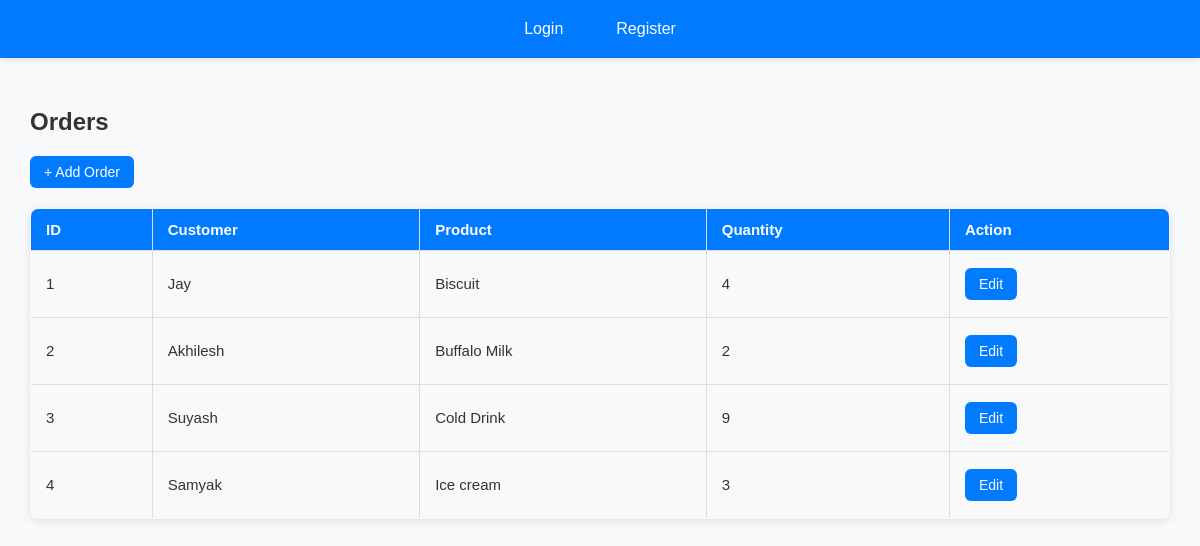
Page /admin/orders/ on the committed database.
### app/admin/orders/models.py (models this page shows)
class Order(db.Model):
    id = db.Column(db.Integer, primary_key=True)
    customer_id = db.Column(db.Integer, db.ForeignKey("customer.id"), nullable=False)
    product_id = db.Column(db.Integer, db.ForeignKey("product.id"), nullable=False)
    quantity = db.Column(db.Integer, default=1)
    customer = db.relationship('Customer', backref=db.backref('orders', lazy=True))
    product = db.relationship('Product', backref=db.backref('orders', lazy=True))

### app/admin/customers/models.py (models this page shows)
class Customer(db.Model):
    id = db.Column(db.Integer, primary_key=True)
    name = db.Column(db.String(150), nullable=False)
    email = db.Column(db.String(120), unique=True, nullable=False)
    password = db.Column(db.String(200), nullable=False)

### app/admin/products/models.py (models this page shows)
class Product(db.Model):
    id = db.Column(db.Integer, primary_key=True)
    name = db.Column(db.String(150), nullable=False)
    price = db.Column(db.Float, nullable=False)
    stock = db.Column(db.Integer, default=0)

### app/admin/orders/routes.py (the view)
@orders_bp.route("/")
def manage_orders():
    orders = Order.query.all()
    return render_template("manage_order.html", orders=orders)

### app/admin/orders/templates/manage_order.html (shortened to what this page needs)
{% extends "base.html" %}
{% block content %}
<h2 class="page-title">Orders</h2>
<a href="{{ url_for('orders.add_order') }}" class="btn">+ Add Order</a>
<table class="styled-table">
    <thead>
        <tr>
            <th>ID</th>
            <th>Customer</th>
            <th>Product</th>
            <th>Quantity</th>
            <th>Action</th>
        </tr>
    </thead>
    <tbody>
        {% for order in orders %}
        <tr>
            <td>{{ order.id }}</td>
            <td>{{ order.customer.name }}</td>
            <td>{{ order.product.name }}</td>
            <td>{{ order.quantity }}</td>
            <td>
                <a href="{{ url_for('orders.edit_order', id=order.id) }}" class="btn btn-edit">Edit</a>
            </td>
        </tr>
        {% endfor %}
    </tbody>
</table>
{% endblock %}

### app/templates/base.html (shortened to what this page needs)
<!doctype html>
<html lang="en">
<head>
    <link rel="stylesheet" href="{{ url_for('static', filename='css/style.css') }}">
</head>
<body>
    <header>
        <nav>
            {% if current_user.is_authenticated %}
                <a href="{{ url_for('customers.manage_customers') }}">👥 Customers</a>
                <a href="{{ url_for('products.manage_products') }}">📦 Products</a>
                <a href="{{ url_for('orders.manage_orders') }}">🧾 Orders</a>
                <a href="{{ url_for('logout') }}" style="margin-left:20px; background:#dc3545;">Logout</a>
            {% else %}
                <a href="{{ url_for('login') }}">Login</a>
                <a href="{{ url_for('register') }}">Register</a>
            {% endif %}
        </nav>
    </header>
    <main>
        {% block content %}{% endblock %}
    </main>
</body>
</html>

### app/static/style.css (style rules this page uses)
body { font-family: Arial, sans-serif; margin: 20px; }
table { border-collapse: collapse; }
table, th, td { border: 1px solid black; padding: 5px; }
a { text-decoration: none; color: blue; }

### app/templates/base.html (style rules this page uses)
body { margin: 0; font-family: Arial, sans-serif; background: #f8f9fa; color: #333; }
header { background: #007bff; padding: 12px 20px; box-shadow: 0 2px 6px rgba(0,0,0,0.1); }
nav { display: flex; justify-content: center; gap: 25px; }
nav a { color: white; text-decoration: none; font-weight: 500; padding: 8px 14px; border-radius: 6px; transition: background 0.3s ease; }
main { padding: 30px; }

### app/admin/orders/templates/manage_order.html (style rules this page uses)
.page-title { font-size: 24px; margin-bottom: 15px; color: #333; }
.btn { display: inline-block; padding: 8px 14px; margin: 5px 0; font-size: 14px; text-decoration: none; border-radius: 6px; background: #007bff; color: white; transition: background 0.3s ease, transform 0.2s ease; }
.btn-edit { background: #007bff; }
.styled-table { width: 100%; border-collapse: collapse; margin-top: 15px; font-size: 15px; box-shadow: 0 2px 8px rgba(0,0,0,0.1); border-radius: 8px; overflow: hidden; }
.styled-table thead tr { background-color: #007bff; color: #ffffff; text-align: left; }
.styled-table th, .styled-table td { padding: 12px 15px; border: 1px solid #ddd; }
.styled-table tbody tr:nth-child(even) { background-color: #f9f9f9; }

### rows in the picture
Order: id "1", customer.name "Jay", product.name "Biscuit", quantity "4"
Order: id "2", customer.name "Akhilesh", product.name "Buffalo Milk", quantity "2"
Order: id "3", customer.name "Suyash", product.name "Cold Drink", quantity "9"
Order: id "4", customer.name "Samyak", product.name "Ice cream", quantity "3"
